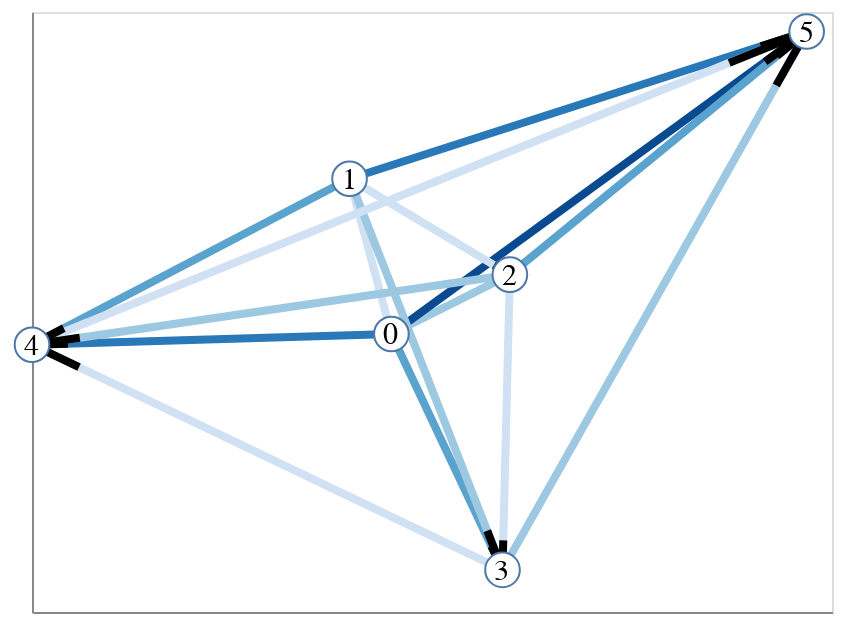

Notebook code cell kept with this figure:
### Code cell
import networkx as nx
import nx_altair as nxa
def DGraph(G, pos=None):
  if not isinstance(G, nx.DiGraph):
    G = nx.DiGraph(G)

  if pos is None:
    pos = nx.drawing.layout.spring_layout(G, seed=7)
  
  nx.set_node_attributes(G, {val: val for val in list(G.nodes)}, 'labels')
  return nxa.draw_networkx(G, pos, edge_color = 'weight', node_label='labels', 
                           node_color = 'white', width=4.0, arrow_width=4,
                           edge_tooltip=['source', 'target', 'weight'])

DGraph(hillsideplusnoise(6, 0))

### Figure 1 — Vega-Lite specification as saved in the notebook (floating-point values rounded to 4 significant figures)
{"config": {"view": {"continuousWidth": 400, "continuousHeight": 300}}, "layer": [{"data": {"name": "data-5fe1c16961cd475eed6569ff0a93fb3b"}, "mark": {"type": "line", "opacity": 1, "strokeWidth": 4.0}, "encoding": {"color": {"type": "quantitative", "field": "weight", "legend": null}, "detail": {"type": "quantitative", "field": "edge"}, "tooltip": [{"type": "quantitative", "field": "source"}, {"type": "quantitative", "field": "target"}, {"type": "quantitative", "field": "weight"}], "x": {"type": "quantitative", "axis": {"grid": false, "labels": false, "ticks": false, "title": ""}, "field": "x"}, "y": {"type": "quantitative", "axis": {"grid": false, "labels": false, "ticks": false, "title": ""}, "field": "y"}}}, {"data": {"name": "data-967472aaf09ad3bbd044bd313e142559"}, "mark": {"type": "line", "color": "black", "opacity": 1, "strokeWidth": 4}, "encoding": {"detail": {"type": "quantitative", "field": "edge"}, "tooltip": [{"type": "quantitative", "field": "source"}, {"type": "quantitative", "field": "target"}, {"type": "quantitative", "field": "weight"}], "x": {"type": "quantitative", "axis": {"grid": false, "labels": false, "ticks": false}, "field": "x"}, "y": {"type": "quantitative", "axis": {"grid": false, "labels": false, "ticks": false}, "field": "y"}}}, {"data": {"name": "data-f53d46da63c539b1b6cbf67315614905"}, "mark": {"type": "point", "fill": "white", "opacity": 1, "size": 300, "strokeWidth": 1.0}, "encoding": {"x": {"type": "quantitative", "axis": {"grid": false, "labels": false, "ticks": false}, "field": "x"}, "y": {"type": "quantitative", "axis": {"grid": false, "labels": false, "ticks": false}, "field": "y"}}}, {"data": {"name": "data-f53d46da63c539b1b6cbf67315614905"}, "mark": {"type": "text", "baseline": "middle", "fill": "black", "size": 15}, "encoding": {"text": {"type": "quantitative", "field": "labels"}, "x": {"type": "quantitative", "axis": {"grid": false, "labels": false, "ticks": false}, "field": "x"}, "y": {"type": "quantitative", "axis": {"grid": false, "labels": false, "ticks": false}, "field": "y"}}}], "$schema": "https://vega.github.io/schema/vega-lite/v4.8.1.json", "datasets": {"data-5fe1c16961cd475eed6569ff0a93fb3b": [{"source": 0, "edge": 0, "y": -0.09769, "x": -0.1015, "pair": [0, 1], "target": 1, "weight": 1}, {"source": 0, "edge": 0, "y": 0.2388, "x": -0.2061, "pair": [0, 1], "target": 1, "weight": 1}, {"source": 0, "edge": 1, "y": -0.09769, "x": -0.1015, "pair": [0, 2], "target": 2, "weight": 2}, {"source": 0, "edge": 1, "y": 0.03087, "x": 0.1947, "pair": [0, 2], "target": 2, "weight": 2}, {"source": 0, "edge": 2, "y": -0.09769, "x": -0.1015, "pair": [0, 3], "target": 3, "weight": 3}, {"source": 0, "edge": 2, "y": -0.6087, "x": 0.1762, "pair": [0, 3], "target": 3, "weight": 3}, {"source": 0, "edge": 3, "y": -0.09769, "x": -0.1015, "pair": [0, 4], "target": 4, "weight": 4}, {"source": 0, "edge": 3, "y": -0.1209, "x": -1.0, "pair": [0, 4], "target": 4, "weight": 4}, {"source": 0, "edge": 4, "y": -0.09769, "x": -0.1015, "pair": [0, 5], "target": 5, "weight": 5}, {"source": 0, "edge": 4, "y": 0.5576, "x": 0.9367, "pair": [0, 5], "target": 5, "weight": 5}, {"source": 1, "edge": 5, "y": 0.2388, "x": -0.2061, "pair": [1, 2], "target": 2, "weight": 1}, {"source": 1, "edge": 5, "y": 0.03087, "x": 0.1947, "pair": [1, 2], "target": 2, "weight": 1}, {"source": 1, "edge": 6, "y": 0.2388, "x": -0.2061, "pair": [1, 3], "target": 3, "weight": 2}, {"source": 1, "edge": 6, "y": -0.6087, "x": 0.1762, "pair": [1, 3], "target": 3, "weight": 2}, {"source": 1, "edge": 7, "y": 0.2388, "x": -0.2061, "pair": [1, 4], "target": 4, "weight": 3}, {"source": 1, "edge": 7, "y": -0.1209, "x": -1.0, "pair": [1, 4], "target": 4, "weight": 3}, {"source": 1, "edge": 8, "y": 0.2388, "x": -0.2061, "pair": [1, 5], "target": 5, "weight": 4}, {"source": 1, "edge": 8, "y": 0.5576, "x": 0.9367, "pair": [1, 5], "target": 5, "weight": 4}, {"source": 2, "edge": 9, "y": 0.03087, "x": 0.1947, "pair": [2, 3], "target": 3, "weight": 1}, {"source": 2, "edge": 9, "y": -0.6087, "x": 0.1762, "pair": [2, 3], "target": 3, "weight": 1}, {"source": 2, "edge": 10, "y": 0.03087, "x": 0.1947, "pair": [2, 4], "target": 4, "weight": 2}, {"source": 2, "edge": 10, "y": -0.1209, "x": -1.0, "pair": [2, 4], "target": 4, "weight": 2}, {"source": 2, "edge": 11, "y": 0.03087, "x": 0.1947, "pair": [2, 5], "target": 5, "weight": 3}, {"source": 2, "edge": 11, "y": 0.5576, "x": 0.9367, "pair": [2, 5], "target": 5, "weight": 3}, {"source": 3, "edge": 12, "y": -0.6087, "x": 0.1762, "pair": [3, 4], "target": 4, "weight": 1}, {"source": 3, "edge": 12, "y": -0.1209, "x": -1.0, "pair": [3, 4], "target": 4, "weight": 1}, {"source": 3, "edge": 13, "y": -0.6087, "x": 0.1762, "pair": [3, 5], "target": 5, "weight": 2}, {"source": 3, "edge": 13, "y": 0.5576, "x": 0.9367, "pair": [3, 5], "target": 5, "weight": 2}, {"source": 4, "edge": 14, "y": -0.1209, "x": -1.0, "pair": [4, 5], "target": 5, "weight": 1}, {"source": 4, "edge": 14, "y": 0.5576, "x": 0.9367, "pair": [4, 5], "target": 5, "weight": 1}], "data-967472aaf09ad3bbd044bd313e142559": [{"source": 0, "edge": 0, "y": 0.2388, "x": -0.2061, "pair": [0, 1], "target": 1, "weight": 1}, {"source": 0, "edge": 0, "y": 0.2051, "x": -0.1957, "pair": [0, 1], "target": 1, "weight": 1}, {"source": 0, "edge": 1, "y": 0.03087, "x": 0.1947, "pair": [0, 2], "target": 2, "weight": 2}, {"source": 0, "edge": 1, "y": 0.01801, "x": 0.1651, "pair": [0, 2], "target": 2, "weight": 2}, {"source": 0, "edge": 2, "y": -0.6087, "x": 0.1762, "pair": [0, 3], "target": 3, "weight": 3}, {"source": 0, "edge": 2, "y": -0.5576, "x": 0.1485, "pair": [0, 3], "target": 3, "weight": 3}, {"source": 0, "edge": 3, "y": -0.1209, "x": -1.0, "pair": [0, 4], "target": 4, "weight": 4}, {"source": 0, "edge": 3, "y": -0.1186, "x": -0.9101, "pair": [0, 4], "target": 4, "weight": 4}, {"source": 0, "edge": 4, "y": 0.5576, "x": 0.9367, "pair": [0, 5], "target": 5, "weight": 5}, {"source": 0, "edge": 4, "y": 0.4921, "x": 0.8329, "pair": [0, 5], "target": 5, "weight": 5}, {"source": 1, "edge": 5, "y": 0.03087, "x": 0.1947, "pair": [1, 2], "target": 2, "weight": 1}, {"source": 1, "edge": 5, "y": 0.05166, "x": 0.1546, "pair": [1, 2], "target": 2, "weight": 1}, {"source": 1, "edge": 6, "y": -0.6087, "x": 0.1762, "pair": [1, 3], "target": 3, "weight": 2}, {"source": 1, "edge": 6, "y": -0.524, "x": 0.138, "pair": [1, 3], "target": 3, "weight": 2}, {"source": 1, "edge": 7, "y": -0.1209, "x": -1.0, "pair": [1, 4], "target": 4, "weight": 3}, {"source": 1, "edge": 7, "y": -0.08491, "x": -0.9206, "pair": [1, 4], "target": 4, "weight": 3}, {"source": 1, "edge": 8, "y": 0.5576, "x": 0.9367, "pair": [1, 5], "target": 5, "weight": 4}, {"source": 1, "edge": 8, "y": 0.5257, "x": 0.8224, "pair": [1, 5], "target": 5, "weight": 4}, {"source": 2, "edge": 9, "y": -0.6087, "x": 0.1762, "pair": [2, 3], "target": 3, "weight": 1}, {"source": 2, "edge": 9, "y": -0.5448, "x": 0.1781, "pair": [2, 3], "target": 3, "weight": 1}, {"source": 2, "edge": 10, "y": -0.1209, "x": -1.0, "pair": [2, 4], "target": 4, "weight": 2}, {"source": 2, "edge": 10, "y": -0.1057, "x": -0.8805, "pair": [2, 4], "target": 4, "weight": 2}, {"source": 2, "edge": 11, "y": 0.5576, "x": 0.9367, "pair": [2, 5], "target": 5, "weight": 3}, {"source": 2, "edge": 11, "y": 0.505, "x": 0.8625, "pair": [2, 5], "target": 5, "weight": 3}, {"source": 3, "edge": 12, "y": -0.1209, "x": -1.0, "pair": [3, 4], "target": 4, "weight": 1}, {"source": 3, "edge": 12, "y": -0.1697, "x": -0.8824, "pair": [3, 4], "target": 4, "weight": 1}, {"source": 3, "edge": 13, "y": 0.5576, "x": 0.9367, "pair": [3, 5], "target": 5, "weight": 2}, {"source": 3, "edge": 13, "y": 0.441, "x": 0.8606, "pair": [3, 5], "target": 5, "weight": 2}, {"source": 4, "edge": 14, "y": 0.5576, "x": 0.9367, "pair": [4, 5], "target": 5, "weight": 1}, {"source": 4, "edge": 14, "y": 0.4898, "x": 0.743, "pair": [4, 5], "target": 5, "weight": 1}], "data-f53d46da63c539b1b6cbf67315614905": [{"y": -0.09769, "labels": 0.0, "x": -0.1015}, {"y": 0.2388, "labels": 1.0, "x": -0.2061}, {"y": 0.03087, "labels": 2.0, "x": 0.1947}, {"y": -0.6087, "labels": 3.0, "x": 0.1762}, {"y": -0.1209, "labels": 4.0, "x": -1.0}, {"y": 0.5576, "labels": 5.0, "x": 0.9367}]}}
